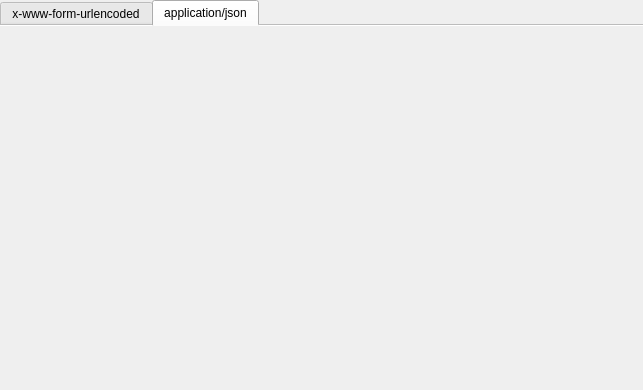
<?xml version="1.0" encoding="UTF-8"?>
<ui version="4.0">
 <class>Frame</class>
 <widget class="QFrame" name="Frame">
  <property name="geometry">
   <rect>
    <x>0</x>
    <y>0</y>
    <width>643</width>
    <height>390</height>
   </rect>
  </property>
  <property name="windowTitle">
   <string>Frame</string>
  </property>
  <property name="lineWidth">
   <number>0</number>
  </property>
  <layout class="QVBoxLayout" name="verticalLayout">
   <property name="leftMargin">
    <number>0</number>
   </property>
   <property name="topMargin">
    <number>0</number>
   </property>
   <property name="rightMargin">
    <number>0</number>
   </property>
   <property name="bottomMargin">
    <number>0</number>
   </property>
   <item>
    <widget class="QTabWidget" name="req_body_tab_widget">
     <property name="tabShape">
      <enum>QTabWidget::Rounded</enum>
     </property>
     <property name="currentIndex">
      <number>1</number>
     </property>
     <property name="documentMode">
      <bool>true</bool>
     </property>
     <property name="tabBarAutoHide">
      <bool>false</bool>
     </property>
     <widget class="QWidget" name="tab">
      <attribute name="title">
       <string>x-www-form-urlencoded</string>
      </attribute>
      <layout class="QVBoxLayout" name="verticalLayout_2">
       <item>
        <widget class="DictTableBodyFrame" name="req_headers_frame_2">
         <property name="frameShape">
          <enum>QFrame::NoFrame</enum>
         </property>
         <property name="frameShadow">
          <enum>QFrame::Plain</enum>
         </property>
         <property name="lineWidth">
          <number>0</number>
         </property>
        </widget>
       </item>
      </layout>
     </widget>
     <widget class="QWidget" name="tab_2">
      <attribute name="title">
       <string>application/json</string>
      </attribute>
      <layout class="QVBoxLayout" name="verticalLayout_3">
       <item>
        <widget class="JsonBodyFrame" name="json_frame">
         <property name="frameShape">
          <enum>QFrame::NoFrame</enum>
         </property>
         <property name="frameShadow">
          <enum>QFrame::Plain</enum>
         </property>
        </widget>
       </item>
      </layout>
     </widget>
    </widget>
   </item>
  </layout>
 </widget>
 <customwidgets>
  <customwidget>
   <class>JsonBodyFrame</class>
   <extends>QFrame</extends>
   <header>.request_manager.h</header>
   <container>1</container>
  </customwidget>
  <customwidget>
   <class>DictTableBodyFrame</class>
   <extends>QFrame</extends>
   <header>.request_manager.h</header>
   <container>1</container>
  </customwidget>
 </customwidgets>
 <resources/>
 <connections/>
</ui>
